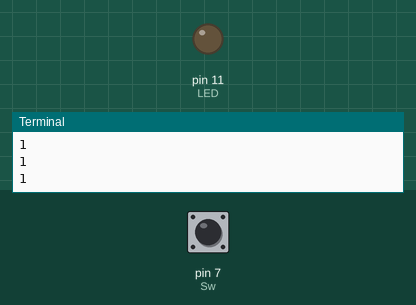
A program run on a simulated Raspberry Pi (header pin numbers). Parts: output pins drawn as LEDs (lit = HIGH), the last lines printed to the terminal. The inputs (shaded band) are chosen by the test bench; at power-on: pin 7 (Sw) HIGH.

Above: at 1.2 s.
1.3 s: pin 7 (Sw) pulled LOW for 0.35 s
At 1.65 s:
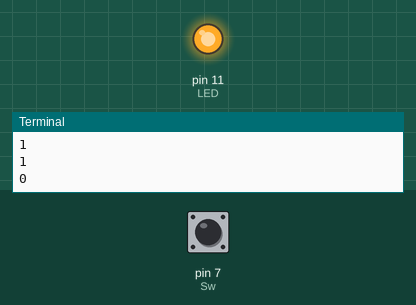
3.3 s: pin 7 (Sw) pulled LOW for 3.2 s
At 7.8 s:
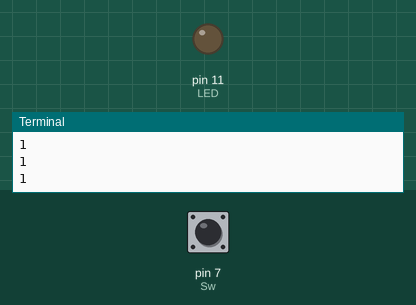
Timing chart, 0 to 9.3 s (numbered marks = the images above; inputs shaded):
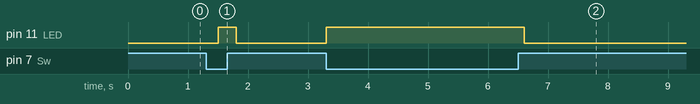

The program:

06_sw_LED_ONOFF2.py
```python
import RPi.GPIO as GPIO
import time

GPIO.setmode(GPIO.BOARD)

LED= 11
Sw=7
LED_state=False

GPIO.setup(LED,GPIO.OUT,initial=GPIO.HIGH)
GPIO.setup(Sw,GPIO.IN)

try:
    while True:
        key_in=GPIO.input(Sw)
        print(key_in)
        if key_in==0:
            GPIO.output(LED,GPIO.HIGH)
            LED_state=False
        else:
            GPIO.output(LED,GPIO.LOW)
            LED_state=True

        time.sleep(0.3)

except KeyboardInterrupt:
    print("KeyboardInterrupt")
finally:
    print("cleanup")
    GPIO.cleanup()
```

Measured:
- after the input at 1.3 s, pin 11 (LED): LOW → HIGH after 0.20 s, → LOW 0.30 s later
- after the input at 3.3 s, pin 11 (LED): LOW → HIGH at once, → LOW 3.3 s later
